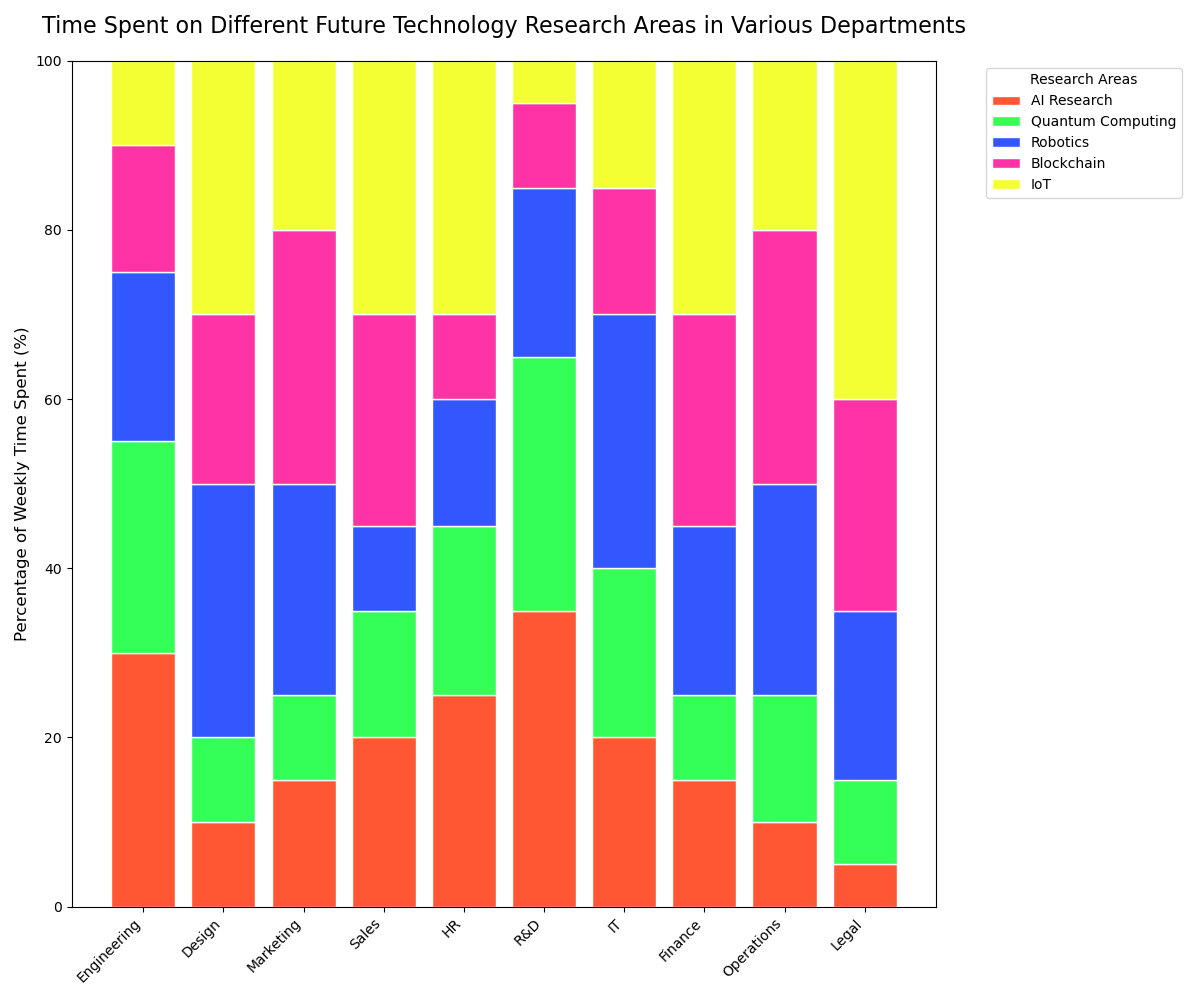

Write the Python code that produced this figure.

import matplotlib.pyplot as plt
import pandas as pd
import numpy as np

data = {
    'Department': ['Engineering', 'Design', 'Marketing', 'Sales', 'HR', 'R&D', 'IT', 'Finance', 'Operations', 'Legal'],
    'AI Research': [30, 10, 15, 20, 25, 35, 20, 15, 10, 5],
    'Quantum Computing': [25, 10, 10, 15, 20, 30, 20, 10, 15, 10],
    'Robotics': [20, 30, 25, 10, 15, 20, 30, 20, 25, 20],
    'Blockchain': [15, 20, 30, 25, 10, 10, 15, 25, 30, 25],
    'IoT': [10, 30, 20, 30, 30, 5, 15, 30, 20, 40]
}

df = pd.DataFrame(data)

df_percentage = df.drop('Department', axis=1).div(df.drop('Department', axis=1).sum(axis=1), axis=0) * 100

colors = ['#FF5733', '#33FF57', '#3357FF', '#FF33A6', '#F3FF33']

fig, ax = plt.subplots(figsize=(12, 10))

bar_width = 0.8

departments = df['Department']
indices = np.arange(len(departments))

previous_values = np.zeros(len(df))
for col, color in zip(df_percentage.columns, colors):
    values = df_percentage[col]
    ax.bar(indices, values, color=color, edgecolor='white', width=bar_width, bottom=previous_values, label=col)
    previous_values += values

ax.set_ylabel('Percentage of Weekly Time Spent (%)', fontsize=12)
ax.set_title('Time Spent on Different Future Technology Research Areas in Various Departments', fontsize=16, pad=20)
ax.set_xticks(indices)
ax.set_xticklabels(departments, rotation=45, ha="right")
ax.set_ylim(0, 100)
ax.legend(title='Research Areas', bbox_to_anchor=(1.05, 1), loc='upper left')

plt.tight_layout()
plt.show()
